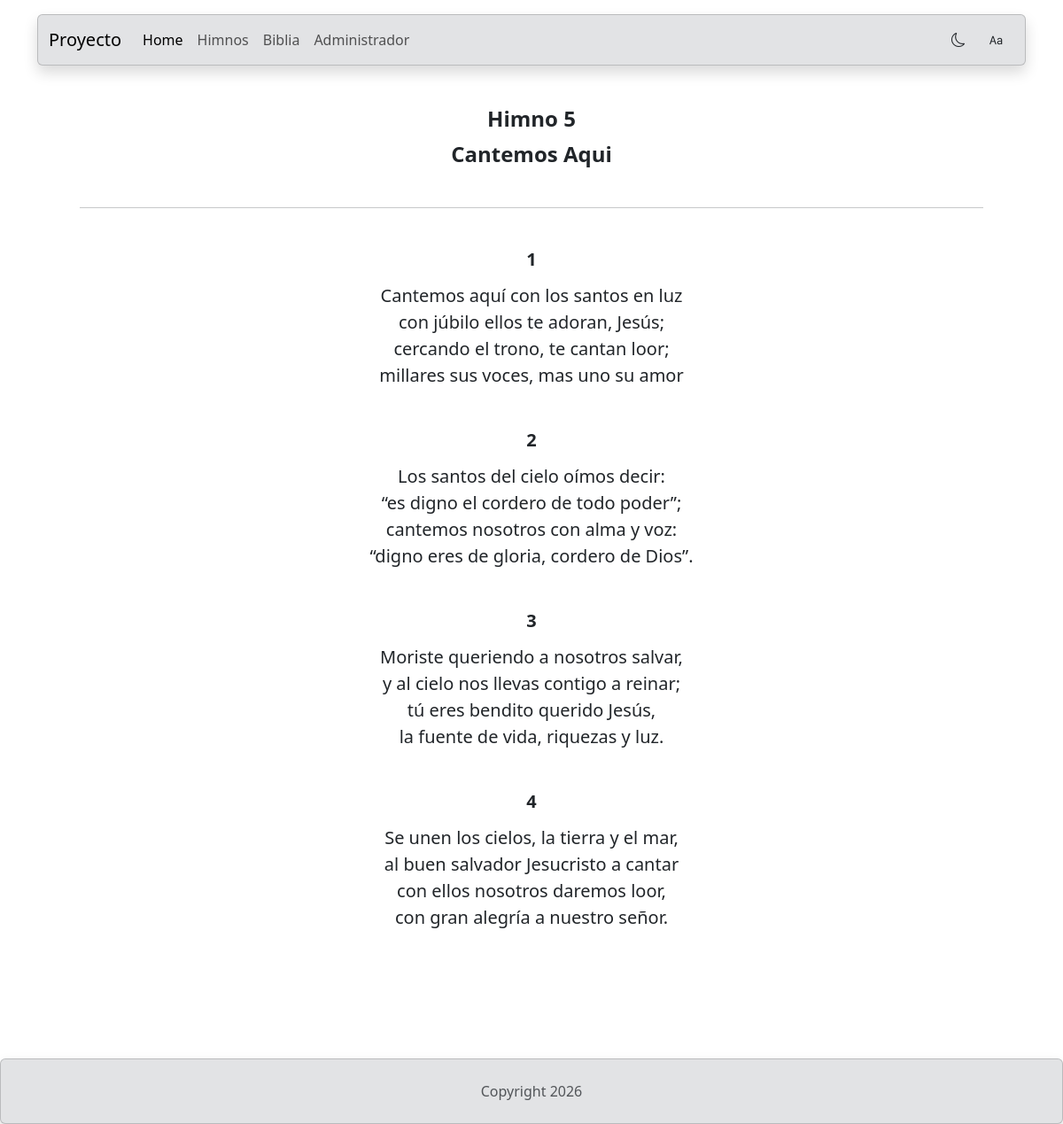
Page /himnos/5 on the committed database.
### apiHimnos/models.py (models this page shows, shortened)
class Himnos(models.Model):
    himno_id = AutoField(primary_key=True)
    titulo = TextField()
    numero = IntegerField()
    objects: models.Manager = models.Manager()

class Parrafos(models.Model):
    parrafo_id= AutoField(primary_key=True)
    parrafo = TextField()
    numero_parrafo = IntegerField()
    himno_id_fk = ForeignKey(to=Himnos, on_delete=CASCADE)
    objects: models.Manager = models.Manager()

### apiHimnos/views.py (the view)
def mostrarHimno(request: HttpRequest, himno_id: int) -> HttpResponse:
    himno: Himnos = Himnos.objects.get(himno_id=himno_id)
    parrafos: QuerySet[Parrafos] = Parrafos.objects.filter(himno_id_fk=himno_id)
    parrafoCoro: QuerySet[ParrafoCoros] = ParrafoCoros.objects.filter(himno_id_fk=himno_id)
    coros_ids: list[Any] = list(parrafoCoro.values_list('numero_parrafo', flat=True))
    listaParrafos = list(parrafos.values())
    listaParrafoCoro = list(parrafoCoro.values())
    listaParrafos.extend(listaParrafoCoro)
    listaParrafosOrdenada = sorted(listaParrafos, key=lambda d: d['numero_parrafo'])
    parrafoIndex: int = 1
    for index, item in enumerate(listaParrafosOrdenada):
        if not (index + 1) in coros_ids:
            item['index'] = parrafoIndex
            parrafoIndex += 1
    datos = {
        'himno': himno,
        'parrafos': listaParrafosOrdenada,
        'coros_ids': coros_ids,
    }
    return render(
        request=request,
        template_name='apiHimnos/himno.html',
        context=datos
    )

### templates/apiHimnos/himno.html (shortened to what this page needs)
{% load static %} {% load bootstrap5 %}
<!DOCTYPE html>
<html lang="es">
    <head>
        <link href="https://cdn.jsdelivr.net/npm/bootstrap@5.3.8/dist/css/bootstrap.min.css" rel="stylesheet">
        <link rel="stylesheet" href="https://cdn.jsdelivr.net/npm/bootstrap-icons@1.13.2/font/bootstrap-icons.min.css">
    </head>
    <body>
        {% include 'share/navbar.html' %}
        <main class="container mt-4 mb-5 h-100 w-100 text-center">
            <p class="titulo fw-bold fs-4 lh-1 mt-5">Himno {{ himno.numero }}</p>
            <p class="titulo fw-bold fs-4 lh-1">{{ himno.titulo }}</p>
            <hr class="m-5">
            {% for item in parrafos %}
                {% if forloop.counter in coros_ids %}
                    <p class="parrafo fw-bold fs-5 lh-1">Coro</p>
                    <p class="parrafo fw-bold fs-5 mb-5">{{ item.parrafo|linebreaksbr }}</p>
                {% else %}
                    <p class="parrafo fw-bold fs-5 lh-1">{{ item.index }}</p>
                    <p class="parrafo fs-5 mb-5">{{ item.parrafo|linebreaksbr }}</p>
                {% endif %}
            {% endfor %}
            <br><br>
        </main>
        {% include 'share/footer.html' %}
    </body>
</html>

### rows in the picture
Himnos: numero "5", titulo "Cantemos Aqui"
Parrafos: index "1", parrafo "Cantemos aquí con los santos en luz con júbilo ellos te adoran, Jesús; cercando el trono, te cantan loor; millares sus voces, mas uno su amor"
Parrafos: index "2", parrafo "Los santos del cielo oímos decir: “es digno el cordero de todo poder”; cantemos nosotros con alma y voz: “digno eres de gloria, cordero de Dios”."
Parrafos: index "3", parrafo "Moriste queriendo a nosotros salvar, y al cielo nos llevas contigo a reinar; tú eres bendito querido Jesús, la fuente de vida, riquezas y luz."
Parrafos: index "4", parrafo "Se unen los cielos, la tierra y el mar, al buen salvador Jesucristo a cantar con ellos nosotros daremos loor, con gran alegría a nuestro señor."
